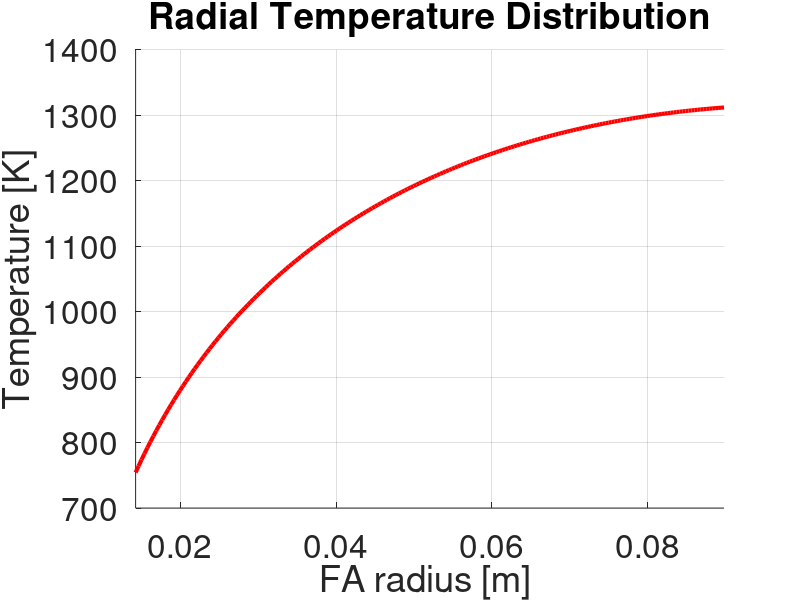

This figure's MATLAB source:
clear all
close all
clc
% code written in Matlab version R2021a Update 2 
% the objective is to solve 3 non-linear problems, two of convecion
% and one of conduction 
% unless otherwise sepicefied, all units are S.I.



Afuel=7775*1e-6;  % section occupied by fuel m^2
Aguaine=(2474+2239)*1e-6; %section occupied by cladding m^2
AAr=12146*1e-6; % section occupied by Argon m^2
Atot=25232*1e-6; % total cross section m^2
%inner and outer equiavlent radius of the FA
rout=89.78e-3;
rin=14.27e-3;
Lact=0.6;

Tai=378.5; %K
Afaext=0.338; % outer surface of the FA m^2
Afain=0.055832; % inner surface of the FA m^2
kb=5.67*1e-8; % Boltzmann constant
cpAr=520; %spectific heat of Argon
muout=3.77*1e-5; %dynamic viscosity of Argon at an estimated temperature in the outer section, between the case and the FA
muin=5.04*1e-5;% dynamic viscosity of Argon at an estimated temperature in the inner section,in the central channel of the FA
QQ=6470.6; % heat generated by a FA

%Thermal conductivity of the nuclear fuel
kfuel= @(T) (1/(0.014193+2.885*1e-4*T)+7.638*1e-11*T^3)*1/0.864;
%Thermal conductivity of the cladding
kguaine= @(T) 8.826+1.707*1e-2*T-2.351*1e-6*T^2;
%thermal conductivity of Argon 
kkAr=0.03;
kkArout=0.01772;

%Functions

%Raelygh number,where 0.6 il the characteristcal length
Raelygh= @(Tf, Tp, nu, alfa) 9.81*(1/Tf)*(Tp-Tai)*Lact^3/(nu*alfa);
%Density of Argon changing with temperature at a given pressure
rhoAr= @(T) 101300/(207.85*T);
%Prandtl number foncion
Prandtl= @(nu, alfa) nu/alfa;
%According to an Analytical calculation the requiremnts to apply this
%expression of the nusselt number are achieved in the region between the FA
%and the case, same can be said for the centeral channel(Nusseltin)
Nusseltout= @(Ra, Pr) 0.68+(0.670*Ra^(1/4))/(1+(0.492/Pr)^(9/16))^(4/9);
Nusseltin= @(Ra) 0.046*Ra^(1/3);

%Parameters for the cycle
err=10;
Tol=1e-4;
errCond=10;

%the assumption: physically the biggest part of the heat is being exchanged
%by radiation. sicne this problem require iterations to be solved, it
%starts considering all the heat as exhanged by radiation
Qconvin=0;
Qconvext=0;
Qirr(1)=QQ;
ii=1;

%this cycle will solve four non linear problems, depending one on the
%other with the set point iteration. In particular free convection inside
%and outside of the FA, conduction inside and radiation between the FA and
%the case

while err>Tol
    %a Temperature of the outer face of the FA is calculated
    Tfaext(ii)=(Qirr/(kb*Afaext)+Tai^4)^(1/4);
    %Tfilm is the temperature needed for the material properties, as far as
    %the formulas chosen require that temperature
    Tf=(Tfaext(ii)+Tai)/2;
    
    % determination of the material properties in the region between
    rhoout=rhoAr(Tf);
    alfa=kkArout/(cpAr*rhoout);
    nu=muout/rhoout;
    Pr=Prandtl(nu,alfa);
    Ra=Raelygh(Tf, Tfaext(ii),nu,alfa);
    hout=Nusseltout(Ra, Pr)*kkAr/Lact; %convection coefficient, aim of this calculation
    
    % setting the parameters for the conduction cycle
    Tmedia(1)=Tfaext(ii);
    errCond=10;
    
    %the assumption to begin the cycle is that the mean temperature inside
    %the FA is the temperature on the external surface
    while errCond>Tol
       % calculation of an equivalent conductivity, weighted on the areas
      kkeq=(kfuel(Tmedia(1))*Afuel+kguaine(Tmedia(1))*Aguaine ...
          +AAr*kkAr)/Atot;
      %solution of the conduction problem with flux imposed considering the
      %FA as a cylinder
       Tfain(ii)=QQ*log(rout/rin)/(2*pi*kkeq*Lact)+Tfaext(ii);
       
       %determination of a new mean temperature 
       Tmedia(2)=(Tfaext(ii)+Tfain(ii))/2;
       %errore calculation
       errCond=abs((Tmedia(1)-Tmedia(2))/Tmedia(1));
       
       %updating of the dipendent variable
       Tmedia(1)=Tmedia(2);
    end 
    %Tfilm for the circular channel
    Tfin=(Tfain(ii)+Tai)/2;
    %material properties in the circular channel
    rhoin=rhoAr(Tfin);
    alfain=kkAr/(cpAr*rhoin);
    nuin=muin/rhoin;
    Pr=Prandtl(nuin,alfain);
    Rain=Raelygh(Tfin, Tfain(ii),nuin,alfain);
    
    hin=Nusseltin(Rain)*kkAr/Lact; %  convection coefficient for the inner channel
    
    %determination of the heat exchanged by convection in the inner channel
    %and on the outer surface of the FA
    Qconvext=hout*Afaext*(Tfaext(ii)-Tai);
    Qconvin=hin*Afain*(Tfain(ii)-Tai);
    
    %updating the dependent variable to restart the cycle
    Qirr=QQ-Qconvext-Qconvin;
    
    %error determination
    if ii>1
       err=abs((Tfaext(ii-1)-Tfaext(ii))/Tfaext(ii-1)); 
    end
    %how many loops are made before convergance
    ii=ii+1;
end


% graphical part and profile temperature

%necessary data
VV=Atot*Lact;
qqq=6470.6/VV;

%computational grid
rr=linspace(rin, rout, 200)';
nn=length(rr);
dr=(rr(2)-rr(1));


%coefficient matrix with discrete differences
super=[0;1+dr./(2*rr(1:end-1))];
sub=[1-dr./(2*rr(2:end));0];
main=-2*ones(nn,1);

AA=spdiags([sub main super], -1:1, nn,nn);
bb=-(qqq*dr^2/kkeq)*ones(nn,1);

%boundary conditions
AA(1,1)=1;
AA(1,2)=0;
bb(1)=Tfaext(end);

AA(end,end)=1;
AA(end,end-1)=0;
bb(end)=Tfain(end);

%solution
TT=AA\bb;

%graph
figure(1)
title('Radial Temperature Distribution')
xlabel('FA radius [m] ')
ylabel('Temperature [K]')
grid on
hold on
xlim ([rin, rout])
set (gca, 'fontsize', 24)
plot(rr,TT,'r', 'linewidth', 3)



